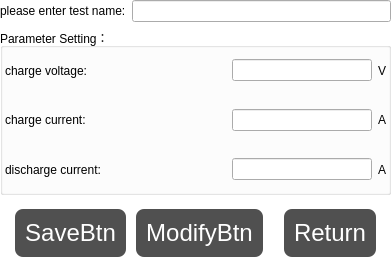
<?xml version="1.0" encoding="UTF-8"?>
<ui version="4.0">
 <class>SmokingTestDialog</class>
 <widget class="QDialog" name="SmokingTestDialog">
  <property name="geometry">
   <rect>
    <x>0</x>
    <y>0</y>
    <width>391</width>
    <height>265</height>
   </rect>
  </property>
  <property name="windowTitle">
   <string>SmokingTestDialog</string>
  </property>
  <property name="windowIcon">
   <iconset resource="batteryplatform.qrc">
    <normaloff>:/res/res/battery.png</normaloff>:/res/res/battery.png</iconset>
  </property>
  <property name="styleSheet">
   <string notr="true">QPushButton {
		
	background-color: rgb(80, 80, 80);
    border-radius: 8px;
    padding: 10px 10px;
    text-align: center;
    text-decoration: none;
    font-size: 24px;
    margin: 8px 4px;
    color: white;
}
QPushButton:hover {   
	
	background-color: rgb(0, 0, 0);
}
QPushButton:pressed {
    padding-left:13px;
    /*上内边距为3像素，让按下时字向下移动3像素*/  
    padding-top:13px;
}
QDialog#SmokingTestDialog{	
	background-color: rgb(255, 255, 255);
}</string>
  </property>
  <layout class="QVBoxLayout" name="verticalLayout_2">
   <property name="leftMargin">
    <number>0</number>
   </property>
   <property name="topMargin">
    <number>0</number>
   </property>
   <property name="rightMargin">
    <number>0</number>
   </property>
   <property name="bottomMargin">
    <number>0</number>
   </property>
   <item>
    <layout class="QHBoxLayout" name="horizontalLayout_3">
     <item>
      <widget class="QLabel" name="label_2">
       <property name="sizePolicy">
        <sizepolicy hsizetype="Preferred" vsizetype="Fixed">
         <horstretch>0</horstretch>
         <verstretch>0</verstretch>
        </sizepolicy>
       </property>
       <property name="styleSheet">
        <string notr="true">font: 12pt &quot;微软雅黑&quot;;</string>
       </property>
       <property name="text">
        <string>please enter test name:</string>
       </property>
      </widget>
     </item>
     <item>
      <widget class="QLineEdit" name="lineEdit_testname">
       <property name="styleSheet">
        <string notr="true">font: 12pt &quot;微软雅黑&quot;;</string>
       </property>
       <property name="text">
        <string/>
       </property>
      </widget>
     </item>
    </layout>
   </item>
   <item>
    <widget class="QGroupBox" name="groupBox">
     <property name="styleSheet">
      <string notr="true">font: 12pt &quot;微软雅黑&quot;;</string>
     </property>
     <property name="title">
      <string>Parameter Setting：</string>
     </property>
     <layout class="QVBoxLayout" name="verticalLayout">
      <property name="spacing">
       <number>8</number>
      </property>
      <property name="leftMargin">
       <number>2</number>
      </property>
      <property name="topMargin">
       <number>2</number>
      </property>
      <property name="rightMargin">
       <number>2</number>
      </property>
      <property name="bottomMargin">
       <number>2</number>
      </property>
      <item>
       <layout class="QHBoxLayout" name="horizontalLayout_15">
        <item>
         <widget class="QLabel" name="label">
          <property name="text">
           <string>charge voltage:</string>
          </property>
         </widget>
        </item>
        <item>
         <widget class="QLineEdit" name="lineEdit_chargeVoltage">
          <property name="sizePolicy">
           <sizepolicy hsizetype="Expanding" vsizetype="Fixed">
            <horstretch>0</horstretch>
            <verstretch>0</verstretch>
           </sizepolicy>
          </property>
          <property name="minimumSize">
           <size>
            <width>140</width>
            <height>0</height>
           </size>
          </property>
          <property name="maximumSize">
           <size>
            <width>140</width>
            <height>16777215</height>
           </size>
          </property>
          <property name="inputMask">
           <string/>
          </property>
          <property name="placeholderText">
           <string/>
          </property>
         </widget>
        </item>
        <item>
         <widget class="QLabel" name="label_9">
          <property name="sizePolicy">
           <sizepolicy hsizetype="Fixed" vsizetype="Preferred">
            <horstretch>0</horstretch>
            <verstretch>0</verstretch>
           </sizepolicy>
          </property>
          <property name="text">
           <string>V</string>
          </property>
         </widget>
        </item>
       </layout>
      </item>
      <item>
       <layout class="QHBoxLayout" name="horizontalLayout_4">
        <item>
         <widget class="QLabel" name="label_15">
          <property name="text">
           <string>charge current:</string>
          </property>
         </widget>
        </item>
        <item>
         <widget class="QLineEdit" name="lineEdit_chargeCurrent">
          <property name="sizePolicy">
           <sizepolicy hsizetype="Expanding" vsizetype="Fixed">
            <horstretch>0</horstretch>
            <verstretch>0</verstretch>
           </sizepolicy>
          </property>
          <property name="minimumSize">
           <size>
            <width>140</width>
            <height>0</height>
           </size>
          </property>
          <property name="maximumSize">
           <size>
            <width>140</width>
            <height>16777215</height>
           </size>
          </property>
          <property name="placeholderText">
           <string/>
          </property>
         </widget>
        </item>
        <item>
         <widget class="QLabel" name="label_13">
          <property name="sizePolicy">
           <sizepolicy hsizetype="Fixed" vsizetype="Preferred">
            <horstretch>0</horstretch>
            <verstretch>0</verstretch>
           </sizepolicy>
          </property>
          <property name="text">
           <string>A</string>
          </property>
         </widget>
        </item>
       </layout>
      </item>
      <item>
       <layout class="QHBoxLayout" name="horizontalLayout_5">
        <item>
         <widget class="QLabel" name="label_16">
          <property name="text">
           <string>discharge current:</string>
          </property>
         </widget>
        </item>
        <item>
         <widget class="QLineEdit" name="lineEdit_dischargeCurrent">
          <property name="sizePolicy">
           <sizepolicy hsizetype="Expanding" vsizetype="Fixed">
            <horstretch>0</horstretch>
            <verstretch>0</verstretch>
           </sizepolicy>
          </property>
          <property name="minimumSize">
           <size>
            <width>140</width>
            <height>0</height>
           </size>
          </property>
          <property name="maximumSize">
           <size>
            <width>140</width>
            <height>16777215</height>
           </size>
          </property>
          <property name="placeholderText">
           <string/>
          </property>
         </widget>
        </item>
        <item>
         <widget class="QLabel" name="label_14">
          <property name="sizePolicy">
           <sizepolicy hsizetype="Fixed" vsizetype="Preferred">
            <horstretch>0</horstretch>
            <verstretch>0</verstretch>
           </sizepolicy>
          </property>
          <property name="text">
           <string>A</string>
          </property>
         </widget>
        </item>
       </layout>
      </item>
     </layout>
    </widget>
   </item>
   <item>
    <layout class="QHBoxLayout" name="horizontalLayout_2">
     <property name="spacing">
      <number>2</number>
     </property>
     <item>
      <spacer name="horizontalSpacer_3">
       <property name="orientation">
        <enum>Qt::Horizontal</enum>
       </property>
       <property name="sizeHint" stdset="0">
        <size>
         <width>40</width>
         <height>20</height>
        </size>
       </property>
      </spacer>
     </item>
     <item>
      <widget class="QPushButton" name="SaveBtn">
       <property name="text">
        <string>SaveBtn</string>
       </property>
      </widget>
     </item>
     <item>
      <widget class="QPushButton" name="ModifyBtn">
       <property name="text">
        <string>ModifyBtn</string>
       </property>
      </widget>
     </item>
     <item>
      <spacer name="horizontalSpacer_5">
       <property name="orientation">
        <enum>Qt::Horizontal</enum>
       </property>
       <property name="sizeHint" stdset="0">
        <size>
         <width>40</width>
         <height>20</height>
        </size>
       </property>
      </spacer>
     </item>
     <item>
      <widget class="QPushButton" name="ReturnBtn">
       <property name="text">
        <string>Return</string>
       </property>
      </widget>
     </item>
     <item>
      <spacer name="horizontalSpacer_4">
       <property name="orientation">
        <enum>Qt::Horizontal</enum>
       </property>
       <property name="sizeHint" stdset="0">
        <size>
         <width>40</width>
         <height>20</height>
        </size>
       </property>
      </spacer>
     </item>
    </layout>
   </item>
  </layout>
 </widget>
 <layoutdefault spacing="6" margin="11"/>
 <resources>
  <include location="batteryplatform.qrc"/>
 </resources>
 <connections/>
</ui>
